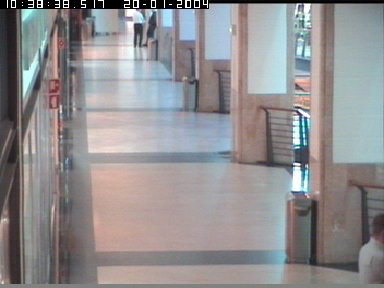
#> input picture background-subtraction/src/sample_data/input/ShopAssistant1cor0008.jpg, 384 x 288 px; its folder holds only this picture in this run
$ python background_subtraction_program.py
#> lines starting #> are read from the running program, lines starting #| are printed output that depends on the picture
#> in main, first_frame is the input picture: shape (288, 384, 3); mean B, G, R 143.8, 142.4, 144.5
# -*- coding: utf-8 -*-
"""Untitled15.ipynb

Automatically generated by Colab.

Original file is located at
    https://colab.research.google.com/drive/1CO9s1Lk8Gl2_TQmB_k017RWOgl0b_5tC
"""

import os
import cv2
import numpy as np

class BGSubModel:
    """Background subtraction model using single Gaussian distribution per pixel."""

    def __init__(self, first_frame, alpha, tm):
        """Initialize the background subtraction model.

        Args:
            first_frame (np.ndarray): The initial background image.
            alpha (float): Learning rate for background model update.
            tm (float): Threshold value for foreground classification.
        """
#> called with alpha = 0.001, tm = 2
        self.mean = np.float32(first_frame)
        self.var = np.ones(first_frame.shape, dtype=np.float32)*8
        self.alpha = alpha
        self.tm = tm

    def classify(self, current_frame):
        """Classify pixels in the current frame as background or foreground.

        Args:
            current_frame (np.ndarray): The current frame to classify.

        Returns:
            fg_mask (np.ndarray): Binary mask indicating foreground (1) and background (0) regions.
        """
        diff = np.abs(current_frame - self.mean)
#> diff: shape (288, 384, 3) float32; every value is 0
        fg_mask = diff >= (self.tm*np.sqrt(self.var))
#> fg_mask: shape (288, 384, 3) bool; every value is 0
#> self.var: shape (288, 384, 3) float32; every value is 8
        return fg_mask.astype(np.uint8) * 255

    def update(self, current_frame):
        """Update the background model with the current frame.

        Args:
            current_frame (np.ndarray): The current frame used for model update.
        """
        current_frame1 = current_frame.astype(float)
        self.mean = (1 - self.alpha) * self.mean + self.alpha * current_frame1
        self.var = (1 - self.alpha) * self.var + self.alpha * ((current_frame1 - self.mean)**2)
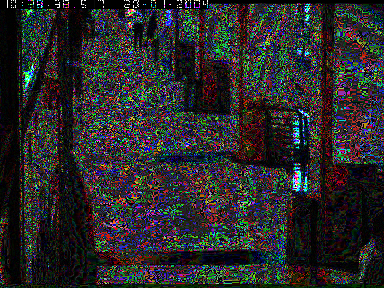
#> self.var: shape (288, 384, 3) float64; mean B, G, R 7.99, 7.99, 7.99; drawn with min black and max white

def main():
    # Parameters
    ALPHA = 0.001
    TM = 2
    # Files & Folders
    INPUT_PATH = 'sample_data/input'
    OUTPUT_PATH = 'sample_data/output'

    if not os.path.isdir(OUTPUT_PATH):
        os.mkdir(OUTPUT_PATH)

    flist = [f for f in os.listdir(INPUT_PATH) if f.endswith('.jpg')]
    flist = sorted(flist)
    n = len(flist)

    # Read the first image and initialize the model
    first_frame = cv2.imread(os.path.join(INPUT_PATH, flist[0]))
    bg_model = BGSubModel(first_frame, ALPHA, TM)

    # Main loop
    for fr in range(n):
        # Read the image
        current_frame = cv2.imread(os.path.join(INPUT_PATH, flist[fr]))

        # Classify the foreground using the model
        fg_mask = bg_model.classify(current_frame)

        # Update the model with the new image
        bg_model.update(current_frame)

        if flist[fr]=="ShopAssistant1cor0005.jpg" or  flist[fr]=="ShopAssistant1cor0100.jpg" or  flist[fr]=="ShopAssistant1cor0400.jpg":
          # Save the foreground mask
          fg_mask_fname = 'FGmask_' + flist[fr]
          fg_mask_path = os.path.join(OUTPUT_PATH, fg_mask_fname)
          cv2.imwrite(fg_mask_path, fg_mask)

          # Save the background mean image (for visualization)
          bg_mean_fname = 'BGmean_' + flist[fr]
          bg_mean_path = os.path.join(OUTPUT_PATH, bg_mean_fname)
          cv2.imwrite(bg_mean_path, bg_model.mean.astype('uint8'))

if __name__ == '__main__':
    main()
